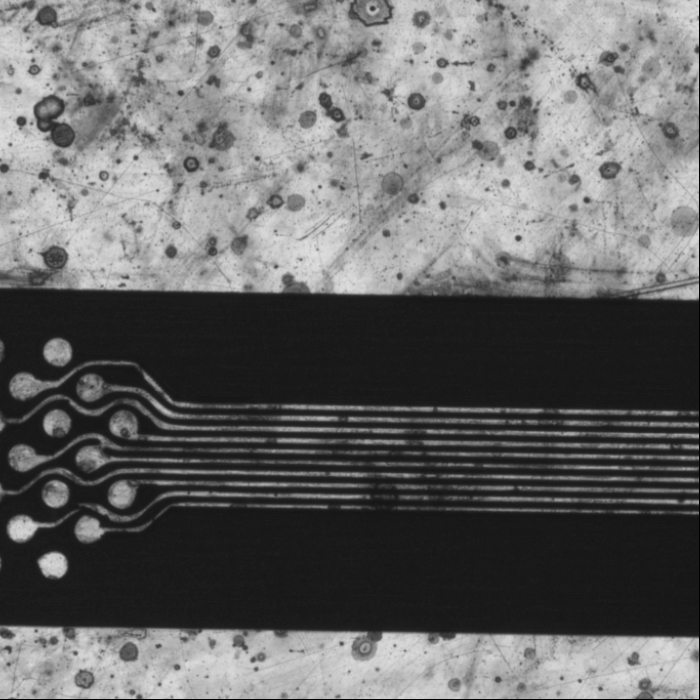
#> input picture data/measure_01.jpg, 700 x 700 px
$ python fhwm_main.py
#> lines starting #> are read from the running program, lines starting #| are printed output that depends on the picture; after the words box and inside, x2 and y2 are one past the last pixel; in counts of white or black regions, pixels touching at a corner belong together
### utils.py
import cv2
import os


def imwrite_check(path, img):
    """Helper function to save an image and check if it was successful."""
    check_path_exists(path)
    success = cv2.imwrite(str(path), img)
    if not success:
        print(f"Failed to save image at {path}")
    return success


def check_path_exists(folder_path):
    if os.path.isdir(folder_path):
        os.makedirs(folder_path, exist_ok=True)
    else:
        dir_path = os.path.dirname(folder_path)
        if dir_path and not os.path.exists(dir_path):
            os.makedirs(dir_path, exist_ok=True)

### fhwm_main.py
import os
import math
from pathlib import Path

import cv2
import matplotlib.pyplot as plt
import numpy as np
import pandas as pd
from datetime import datetime
from scipy.signal import find_peaks, peak_widths

from utils import check_path_exists, imwrite_check


class FWHMProcessor:
    """純計算引擎：只負責 FWHM 與 Hough Transform 運算，不包含任何畫圖與檔案 IO。"""

    def __init__(
        self,
        roi_start=350,
        roi_end=550,
        peak_height=40,
        peak_prominence=15,
        peak_distance=5,
        known_ground_truths_mm=None,
    ):
        self.roi_start = roi_start
        self.roi_end = roi_end
        self.peak_height = peak_height
        self.peak_prominence = peak_prominence
        self.peak_distance = peak_distance
        self.known_ground_truths_mm = known_ground_truths_mm or [0.015, 0.016, 0.015, 0.016]

    def _extract_fwhm_widths(self, img_gray):
        h, w = img_gray.shape
        mid_x = w // 2

        col_intensities = img_gray[:, mid_x]
        section = col_intensities[self.roi_start:self.roi_end]

        peaks, _ = find_peaks(
            section,
            height=self.peak_height,
            prominence=self.peak_prominence,
            distance=self.peak_distance,
        )
        pixel_widths, _, left_ips, right_ips = peak_widths(section, peaks, rel_height=0.5)

        abs_peaks = peaks + self.roi_start
        abs_left_ips = left_ips + self.roi_start
        abs_right_ips = right_ips + self.roi_start

        return {
            "h": h,
            "w": w,
            "mid_x": mid_x,
            "peaks": abs_peaks,
            "pixel_widths": pixel_widths,
            "left_ips": abs_left_ips,
            "right_ips": abs_right_ips,
            "section": section,
        }

    def _calculate_tilt_angle(self, img_gray, mid_x):
        roi_right = img_gray[:, mid_x:]
        edges = cv2.Canny(roi_right, 50, 150, apertureSize=3)

        lines = cv2.HoughLinesP(
            edges,
            rho=1,
            theta=np.pi/180,
            threshold=100,
            minLineLength=80,
            maxLineGap=25
        )

        angles_rad = []
        angles_deg = []

        if lines is not None:
            for line in lines:
                x1, y1, x2, y2 = line[0]
                if x2 - x1 == 0:
                    continue
                angle_rad = np.arctan((y2 - y1) / (x2 - x1))
                angles_rad.append(angle_rad)
                angles_deg.append(np.degrees(angle_rad))

        median_angle_rad = np.median(angles_rad) if angles_rad else 0.0

        return {
            "median_angle_rad": median_angle_rad,
            "edges": edges,
            "lines": lines,
            "angles_deg": angles_deg
        }

    def calculate_rotation_angle(self, img_gray, mid_x):
        """回傳旋轉角度（rad/deg）以及 Hough 偵測除錯資料。"""
        hough_data = self._calculate_tilt_angle(img_gray, mid_x)
        angle_rad = float(hough_data["median_angle_rad"])
        angle_deg = float(np.degrees(angle_rad))
        return angle_rad, angle_deg, hough_data

    @staticmethod
    def _calculate_scale(pixel_widths, known_physical_widths):
        if len(pixel_widths) == 0:
            return 0.0

        usable = min(len(pixel_widths), len(known_physical_widths))
        if usable == 0:
            return 0.0

        scales = [known_physical_widths[i] / pixel_widths[i] for i in range(usable)]
        return float(sum(scales) / len(scales))

    def process(self, image_path):
        """核心處理流程，只回傳計算結果與供畫圖使用的 raw data。"""
#> called with image_path = './data/measure_01.jpg'
        image_path = Path(image_path)
        img_gray = cv2.imread(str(image_path), cv2.IMREAD_GRAYSCALE)
#> img_gray is the input picture: shape (700, 700); min 0, max 223, mean 104.5
        if img_gray is None:
            raise FileNotFoundError(f"Error: Could not load image {image_path}")

        extracted = self._extract_fwhm_widths(img_gray)
#> in _extract_fwhm_widths, `col_intensities = img_gray[:, mid_x]`: col_intensities = 700 values, max 217 at index 277, min 0 at index 699, mean 104.4
#> in _extract_fwhm_widths, `section = col_intensities[self.roi_start:self.roi_end]`: section = 200 values, max 157 at index 146, min 22 at index 165, mean 46.69
#> in _extract_fwhm_widths, `peaks, _ = find_peaks( section, height=self.peak_height, prominence=se..`: peaks = [57, 68, 79, 91, 103, 113, 124, 135, 146, 157]
#> in _extract_fwhm_widths, `pixel_widths, _, left_ips, right_ips = peak_widths(section, peaks, rel..`: pixel_widths = [4.04, 4.62, 4.13, 4.21, 3.98, 4.3, 4.11, 4, 3.96, 3.29]; left_ips = [55.26, 66.35, 77.52, 88.91, 100.3, 110.8, 121.9, 132.9, 144.3, 155]; right_ips = [59.29, 70.96, 81.65, 93.12, 104.3, 115.2, 126, 136.9, 148.2, 158.3]
#> in _extract_fwhm_widths, `abs_peaks = peaks + self.roi_start`: abs_peaks = [407, 418, 429, 441, 453, 463, 474, 485, 496, 507]
#> in _extract_fwhm_widths, `abs_left_ips = left_ips + self.roi_start`: abs_left_ips = [405.3, 416.3, 427.5, 438.9, 450.3, 460.9, 471.9, 482.9, 494.3, 505]
#> in _extract_fwhm_widths, `abs_right_ips = right_ips + self.roi_start`: abs_right_ips = [409.3, 421, 431.6, 443.1, 454.3, 465.1, 476, 486.9, 498.2, 508.3]
#> extracted = 8 items
        tilt_angle_rad, tilt_angle_deg, hough_data = self.calculate_rotation_angle(img_gray, extracted["mid_x"])
#> in _calculate_tilt_angle, `edges = cv2.Canny(roi_right, 50, 150, apertureSize=3)`:
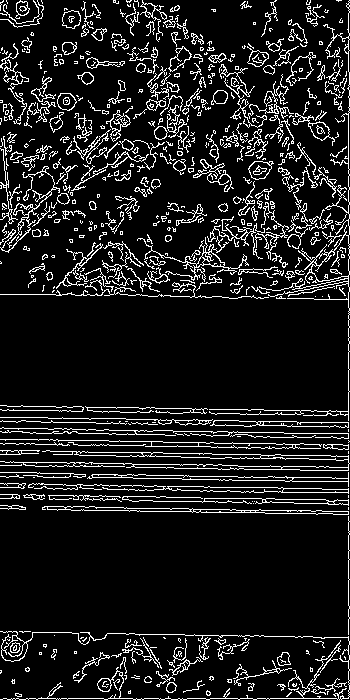
#> edges: shape (700, 350); 11.3% white in thin lines or dots
#> in _calculate_tilt_angle, `lines = cv2.HoughLinesP( edges, rho=1, theta=np.pi/180, threshold=100,..`: lines = 49 rows, first 6: [348, 698, 348, 1], [0, 405, 347, 411], [0, 505, 347, 511], [0, 508, 347, 514], [5, 462, 283, 466], [0, 631, 347, 637]
#> the loop in _calculate_tilt_angle, `for line in lines:` made 49 passes
#> (x1, y1, x2, y2, angle_rad) on passes 2 to 13: (0, 405, 347, 411, 0.0173), (0, 505, 347, 511, 0.0173), (0, 508, 347, 514, 0.0173), (5, 462, 283, 466, 0.0144), (0, 631, 347, 637, 0.0173), (3, 698, 347, 698, 0), (0, 483, 347, 489, 0.0173), (0, 450, 347, 456, 0.0173), (1, 465, 344, 470, 0.0146), (0, 494, 347, 500, 0.0173), (0, 443, 347, 449, 0.0173), (0, 472, 298, 477, 0.0168)
#> (x1, y1, x2, y2) on passes 1, 25: (348, 698, 348, 1), (349, 391, 349, 169)
#> after the loop in _calculate_tilt_angle, `for line in lines:`: angles_deg = 47 values, max 45 at index 23, min -65.89 at index 42, mean 1.85; angles_rad = 47 values, max 0.785 at index 23, min -1.15 at index 42, mean 0.0323
#> in _calculate_tilt_angle, `median_angle_rad = np.median(angles_rad) if angles_rad else 0.0`: median_angle_rad = 0.0173
#> in calculate_rotation_angle, `hough_data = self._calculate_tilt_angle(img_gray, mid_x)`: hough_data = 4 items
#> in calculate_rotation_angle, `angle_rad = float(hough_data["median_angle_rad"])`: angle_rad = 0.0173
#> in calculate_rotation_angle, `angle_deg = float(np.degrees(angle_rad))`: angle_deg = 0.991
#> tilt_angle_rad = 0.0173; tilt_angle_deg = 0.991; hough_data = 4 items
        compensation_factor = np.cos(tilt_angle_rad)
#> compensation_factor = 1

        corrected_pixel_widths = extracted["pixel_widths"] * compensation_factor
#> corrected_pixel_widths has the same summary as pixel_widths in _extract_fwhm_widths
        scale_mm_per_px = self._calculate_scale(corrected_pixel_widths[:4], self.known_ground_truths_mm)
#> in _calculate_scale, `usable = min(len(pixel_widths), len(known_physical_widths))`: usable = 4
#> in _calculate_scale, `scales = [known_physical_widths[i] / pixel_widths[i] for i in range(us..`: scales = [0.00372, 0.00347, 0.00364, 0.0038]
#> scale_mm_per_px = 0.00365
        physical_widths_mm = [round(pw * scale_mm_per_px, 3) for pw in corrected_pixel_widths]
#> physical_widths_mm = [0.015, 0.017, 0.015, 0.015, 0.015, 0.016, 0.015, 0.015, 0.014, 0.012]

        base_name = image_path.stem

        df = pd.DataFrame(
            {
                "Image Name": [base_name] * len(extracted["peaks"]),
                "Line ID": [f"Line {i + 1}" for i in range(len(extracted["peaks"]))],
                "Y Coordinate (Pixel)": extracted["peaks"],
                "Raw Pixel Width (FWHM)": extracted["pixel_widths"],
                "Tilt Angle (Deg)": [tilt_angle_deg] * len(extracted["peaks"]),
                "Corrected Pixel Width": corrected_pixel_widths,
                "Applied Scale (mm/px)": [scale_mm_per_px] * len(extracted["peaks"]),
                "Physical Width (mm)": physical_widths_mm,
            }
        )
#> df = table of 10 rows and 8 columns

        return {
            "image_path": str(image_path),
            "base_name": base_name,
            "df": df,
            "raw_data": {
                "extracted": extracted,
                "hough_data": hough_data,
                "tilt_angle_deg": tilt_angle_deg,
                "physical_widths_mm": physical_widths_mm,
                "roi_start": self.roi_start
            }
        }

# ==========================================
# 視覺化與畫圖輔助函式 (獨立於 Processor 之外)
# ==========================================

def draw_results_image(image_path, raw_data, output_path):
    img_bgr = cv2.imread(str(image_path))
    if img_bgr is None:
        return

    mid_x = raw_data["extracted"]["mid_x"]
    peaks = raw_data["extracted"]["peaks"]
    left_ips = raw_data["extracted"]["left_ips"]
    right_ips = raw_data["extracted"]["right_ips"]
    physical_widths_mm = raw_data["physical_widths_mm"]
    tilt_angle_deg = raw_data["tilt_angle_deg"]

    h, _, _ = img_bgr.shape
    cv2.line(img_bgr, (mid_x, 0), (mid_x, h - 1), (0, 0, 255), 1)

    for i in range(len(peaks)):
        y_peak = int(round(peaks[i]))
        y_left = int(round(left_ips[i]))
        y_right = int(round(right_ips[i]))

        cv2.line(img_bgr, (mid_x - 10, y_peak), (mid_x + 10, y_peak), (0, 255, 0), 1)
        cv2.line(img_bgr, (mid_x + 25, y_left), (mid_x + 25, y_right), (0, 255, 0), 2)

        text = f"L{i + 1}: {physical_widths_mm[i]:.3f}mm"
        cv2.putText(img_bgr, text, (mid_x + 35, y_peak + 4), cv2.FONT_HERSHEY_SIMPLEX, 0.4, (0, 255, 255), 1, cv2.LINE_AA)

    info_text = f"Tilt Angle: {tilt_angle_deg:.2f} deg"
    cv2.putText(img_bgr, info_text, (20, 30), cv2.FONT_HERSHEY_SIMPLEX, 0.6, (0, 0, 255), 2, cv2.LINE_AA)

    imwrite_check(str(output_path), img_bgr)

def plot_intensity_profile(raw_data, output_path):
    section_intensities = raw_data["extracted"]["section"]
    roi_start = raw_data["roi_start"]
    peaks = raw_data["extracted"]["peaks"]
    left_ips = raw_data["extracted"]["left_ips"]
    right_ips = raw_data["extracted"]["right_ips"]
    tilt_angle_deg = raw_data.get("tilt_angle_deg", 0.0)

    y_coords = np.arange(roi_start, roi_start + len(section_intensities))
    rel_peaks = peaks - roi_start

    plt.figure(figsize=(10, 4))
    plt.plot(y_coords, section_intensities, color="black", label="Pixel Intensity (0-255)")
    plt.plot(peaks, section_intensities[rel_peaks.astype(int)], "x", color="red", markersize=8, label="Detected Center")

    width_heights = section_intensities[rel_peaks.astype(int)] - (
        section_intensities[rel_peaks.astype(int)] - np.min(section_intensities)
    ) * 0.5

    plt.hlines(y=width_heights, xmin=left_ips, xmax=right_ips, color="green", linestyle="-", linewidth=2, label="FWHM Width")

    plt.title(f"1D Spatial Intensity Profile along Center Line (ROI) | Tilt: {tilt_angle_deg:.2f} deg")
    plt.xlabel("Pixel Coordinate (Y-axis)")
    plt.ylabel("Grayscale Intensity")
    plt.grid(True, linestyle="--", alpha=0.6)
    plt.legend(loc="upper right")

    check_path_exists(output_path)
    plt.savefig(str(output_path), dpi=300, bbox_inches="tight")
    plt.close()

def generate_hough_debug_plots(image_path, raw_data, output_dir):
    base_name = Path(image_path).stem
    img_bgr = cv2.imread(str(image_path))
    if img_bgr is None:
        return

    mid_x = raw_data["extracted"]["mid_x"]
    roi_bgr = img_bgr[:, mid_x:].copy()

    edges = raw_data["hough_data"]["edges"]
    lines = raw_data["hough_data"]["lines"]
    angles_deg = raw_data["hough_data"]["angles_deg"]

    canny_path = output_dir / f"{base_name}_01_canny_edges.png"
    imwrite_check(str(canny_path), edges)

    if lines is not None:
        for line in lines:
            x1, y1, x2, y2 = line[0]
            cv2.line(roi_bgr, (x1, y1), (x2, y2), (0, 0, 255), 2)

    overlay_path = output_dir / f"{base_name}_02_hough_lines_overlay.png"
    imwrite_check(str(overlay_path), roi_bgr)

    if angles_deg:
        plt.figure(figsize=(8, 5))
        plt.hist(angles_deg, bins=30, color='skyblue', edgecolor='black', alpha=0.7)
        mean_angle = np.mean(angles_deg)
        median_angle = np.median(angles_deg)
        plt.axvline(mean_angle, color='red', linestyle='dashed', linewidth=2, label=f'Mean: {mean_angle:.3f} deg')
        plt.axvline(median_angle, color='green', linestyle='solid', linewidth=2, label=f'Median: {median_angle:.3f} deg')
        plt.title('Hough Lines Angle Distribution')
        plt.xlabel('Tilt Angle (Degrees)')
        plt.ylabel('Frequency')
        plt.grid(axis='y', alpha=0.75)
        plt.legend()

        hist_path = output_dir / f"{base_name}_03_angle_histogram.png"
        check_path_exists(hist_path)
        plt.savefig(str(hist_path), dpi=300, bbox_inches='tight')
        plt.close()

# [35 lines of commented-out code are left out]

if __name__ == "__main__":
    # 測試單張圖片並繪製除錯圖表的流程
    default_image = "./data/measure_01.jpg"
    image_path = Path(default_image)

    timestamp = datetime.now().strftime("%Y%m%d_%H%M%S")
    output_dir = Path.cwd() / "data" / "fhwm_hough_result" / timestamp
    check_path_exists(output_dir)

    print("Running processor...")
    processor = FWHMProcessor()
    result = processor.process(default_image)
#> result = 4 items

    print("Generating visual plots...")
    draw_results_image(image_path, result["raw_data"], output_dir / f"{result['base_name']}_result.png")
#> in draw_results_image, `mid_x = raw_data["extracted"]["mid_x"]`: mid_x = 350
#> in draw_results_image, `peaks = raw_data["extracted"]["peaks"]`: peaks = [407, 418, 429, 441, 453, 463, 474, 485, 496, 507]
#> in draw_results_image, `left_ips = raw_data["extracted"]["left_ips"]`: left_ips has the same summary as abs_left_ips in _extract_fwhm_widths
#> in draw_results_image, `right_ips = raw_data["extracted"]["right_ips"]`: right_ips has the same summary as abs_right_ips in _extract_fwhm_widths
#> in draw_results_image, `tilt_angle_deg = raw_data["tilt_angle_deg"]`: tilt_angle_deg = 0.991
#> in draw_results_image, `cv2.line(img_bgr, (mid_x, 0), (mid_x, h - 1), (0, 0, 255), 1)`:
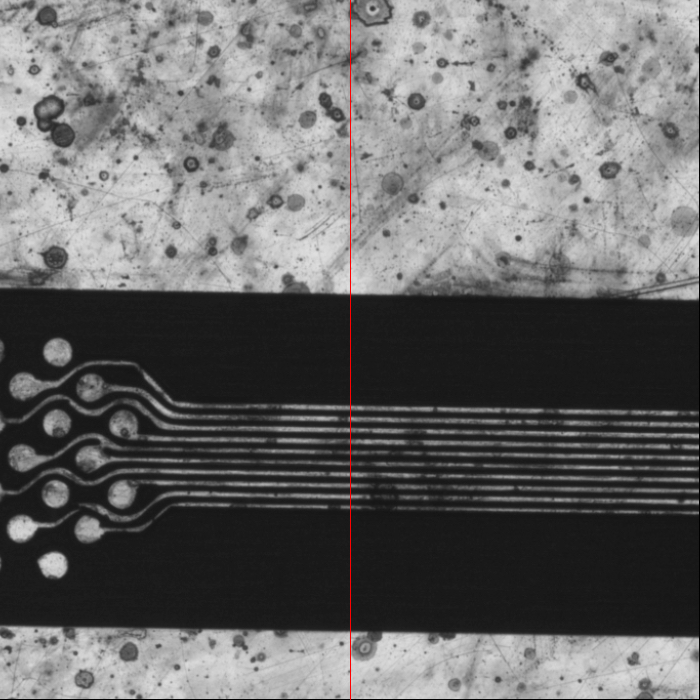
#> img_bgr: shape (700, 700, 3); 0.14% of pixels changed, all inside (x1, y1, x2, y2) = (350, 0, 351, 700)
#> the loop in draw_results_image, `for i in range(len(peaks)):` made 10 passes
#> (y_peak, y_left, y_right, text) on passes 1 to 10: (407, 405, 409, 'L1: 0.015mm'), (418, 416, 421, 'L2: 0.017mm'), (429, 428, 432, 'L3: 0.015mm'), (441, 439, 443, 'L4: 0.015mm'), (453, 450, 454, 'L5: 0.015mm'), (463, 461, 465, 'L6: 0.016mm'), (474, 472, 476, 'L7: 0.015mm'), (485, 483, 487, 'L8: 0.015mm'), (496, 494, 498, 'L9: 0.014mm'), (507, 505, 508, 'L10: 0.012mm')
#> after the loop in draw_results_image, `for i in range(len(peaks)):`:
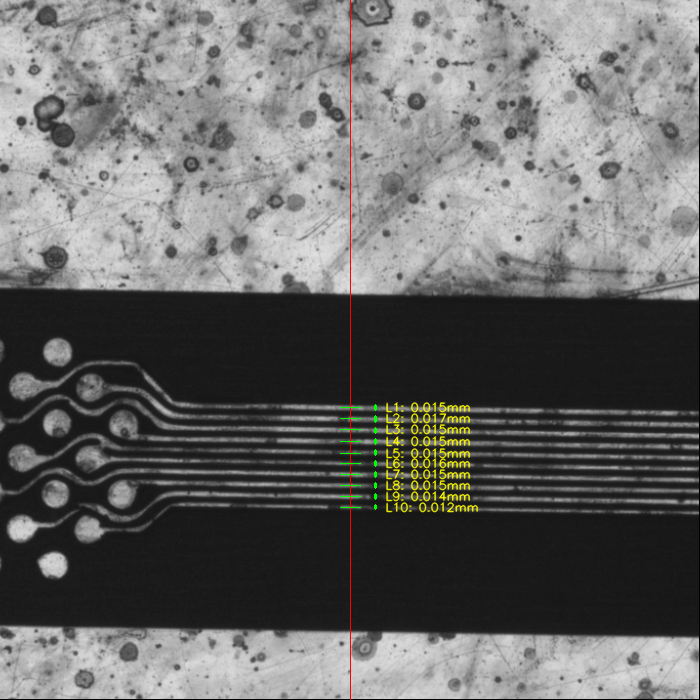
#> img_bgr: shape (700, 700, 3); 1.17% of pixels changed, all inside (x1, y1, x2, y2) = (340, 401, 479, 513)
#> in draw_results_image, `info_text = f"Tilt Angle: {tilt_angle_deg:.2f} deg"`: info_text = 'Tilt Angle: 0.99 deg'
#> in draw_results_image, `cv2.putText(img_bgr, info_text, (20, 30), cv2.FONT_HERSHEY_SIMPLEX, 0...`:
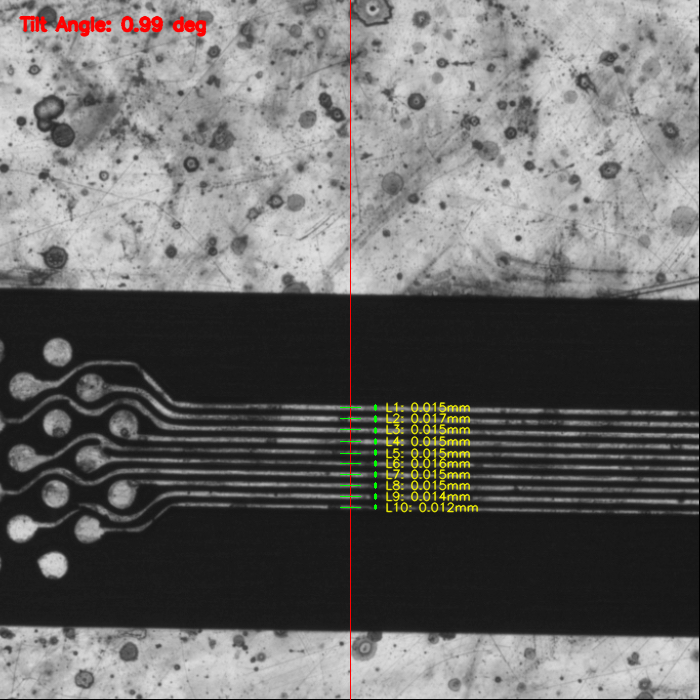
#> img_bgr: shape (700, 700, 3); 0.44% of pixels changed, all inside (x1, y1, x2, y2) = (18, 15, 207, 37)
    plot_intensity_profile(result["raw_data"], output_dir / f"{result['base_name']}_intensity_profile.png")
#> in plot_intensity_profile, `section_intensities = raw_data["extracted"]["section"]`: section_intensities has the same summary as section in _extract_fwhm_widths
#> in plot_intensity_profile, `roi_start = raw_data["roi_start"]`: roi_start = 350
#> in plot_intensity_profile, `peaks = raw_data["extracted"]["peaks"]`: peaks = [407, 418, 429, 441, 453, 463, 474, 485, 496, 507]
#> in plot_intensity_profile, `left_ips = raw_data["extracted"]["left_ips"]`: left_ips has the same summary as abs_left_ips in _extract_fwhm_widths
#> in plot_intensity_profile, `right_ips = raw_data["extracted"]["right_ips"]`: right_ips has the same summary as abs_right_ips in _extract_fwhm_widths
#> in plot_intensity_profile, `tilt_angle_deg = raw_data.get("tilt_angle_deg", 0.0)`: tilt_angle_deg = 0.991
#> in plot_intensity_profile, `y_coords = np.arange(roi_start, roi_start + len(section_intensities))`: y_coords = 200 values from 350 to 549
#> in plot_intensity_profile, `rel_peaks = peaks - roi_start`: rel_peaks = [57, 68, 79, 91, 103, 113, 124, 135, 146, 157]
#> in plot_intensity_profile, `width_heights = section_intensities[rel_peaks.astype(int)] - ( section..`: width_heights = [85, 86.5, 78, 68, 50.5, 51, 75, 75.5, 89.5, 60.5]
#> in plot_intensity_profile, `plt.savefig(str(output_path), dpi=300, bbox_inches="tight")`:
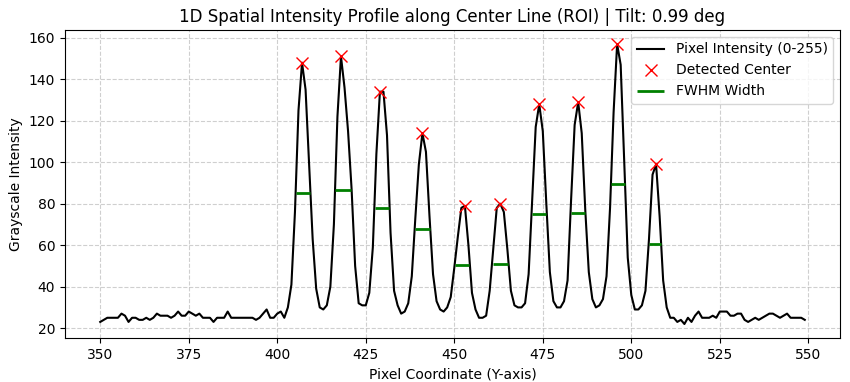
#> figure drawn by matplotlib, 1 panel; curve peaks at x = 496, y = 157; curve peaks at x = 496, y = 157
    generate_hough_debug_plots(image_path, result["raw_data"], output_dir)
#> in generate_hough_debug_plots, `mid_x = raw_data["extracted"]["mid_x"]`: mid_x = 350
#> the loop in generate_hough_debug_plots, `for line in lines:` made 49 passes
#> (x1, y1, x2, y2) on passes 1 to 12: (348, 698, 348, 1), (0, 405, 347, 411), (0, 505, 347, 511), (0, 508, 347, 514), (5, 462, 283, 466), (0, 631, 347, 637), (3, 698, 347, 698), (0, 483, 347, 489), (0, 450, 347, 456), (1, 465, 344, 470), (0, 494, 347, 500), (0, 443, 347, 449)
#> after the loop in generate_hough_debug_plots, `for line in lines:`:
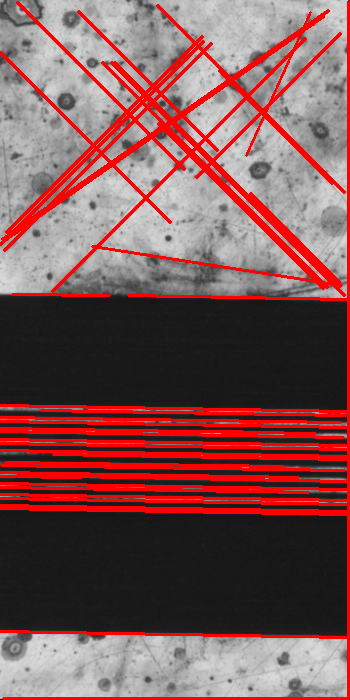
#> roi_bgr: shape (700, 350, 3); mean B, G, R 85.4, 85.4, 127.7
#> in generate_hough_debug_plots, `mean_angle = np.mean(angles_deg)`: mean_angle = 1.85
#> in generate_hough_debug_plots, `median_angle = np.median(angles_deg)`: median_angle = 0.991
#> in generate_hough_debug_plots, `plt.savefig(str(hist_path), dpi=300, bbox_inches='tight')`:
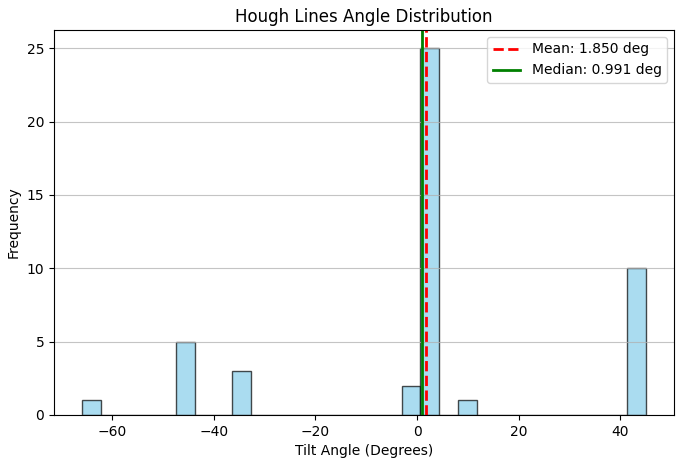
#> figure drawn by matplotlib, 1 panel; tallest bar 25 high, from x = 0.644 to 4.34

    print("Saving measurement report...")
    report_path = output_dir / f"{result['base_name']}_measurement_report.xlsx"
    check_path_exists(report_path)
    result["df"].to_excel(str(report_path), index=False)

    print(f"Single image test complete. Results saved in {output_dir}")
